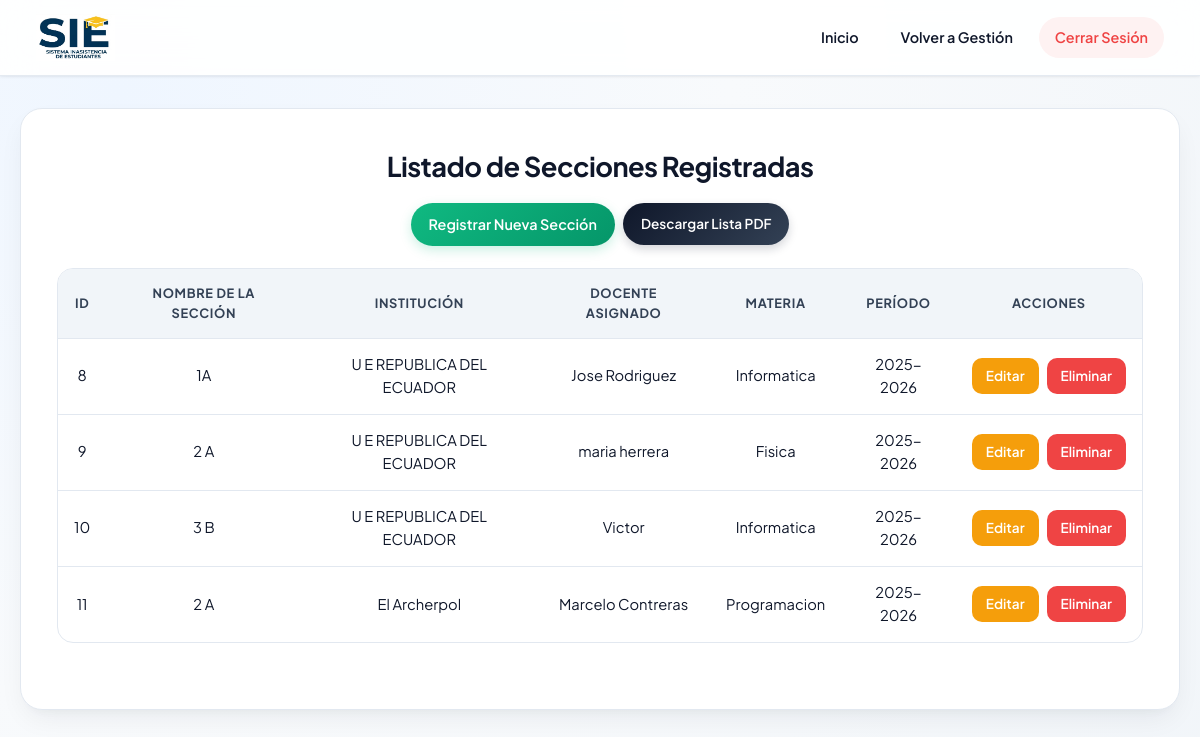
/visual/secciones.php (signed in), run on the app's committed database.
### tables this page shows
CREATE TABLE `secciones` (
  `id_seccion` int(11) NOT NULL AUTO_INCREMENT,
  `nombre_seccion` varchar(50) NOT NULL,
  `id_institucion` int(11) NOT NULL,
  `id_docente` int(11) NOT NULL,
  `id_materia` int(11) NOT NULL,
  `id_periodo` int(11) DEFAULT 1,
  PRIMARY KEY (`id_seccion`),
  KEY `fk_secciones_periodos` (`id_periodo`),
  KEY `fk_secciones_institucion` (`id_institucion`),
  KEY `fk_secciones_docente` (`id_docente`),
  KEY `fk_secciones_materia` (`id_materia`),
  CONSTRAINT `fk_secciones_docente` FOREIGN KEY (`id_docente`) REFERENCES `docentes` (`id_docente`) ON UPDATE CASCADE,
  CONSTRAINT `fk_secciones_institucion` FOREIGN KEY (`id_institucion`) REFERENCES `instituciones` (`id_institucion`) ON UPDATE CASCADE,
  CONSTRAINT `fk_secciones_materia` FOREIGN KEY (`id_materia`) REFERENCES `materias` (`id_materia`) ON UPDATE CASCADE,
  CONSTRAINT `fk_secciones_periodos` FOREIGN KEY (`id_periodo`) REFERENCES `periodos_academicos` (`id_periodo`) ON UPDATE CASCADE
);

CREATE TABLE `instituciones` (
  `id_institucion` int(11) NOT NULL AUTO_INCREMENT,
  `nombre` varchar(150) NOT NULL,
  `direccion` varchar(200) NOT NULL,
  PRIMARY KEY (`id_institucion`)
);

CREATE TABLE `docentes` (
  `id_docente` int(11) NOT NULL AUTO_INCREMENT,
  `nombre` varchar(100) NOT NULL,
  `apellido` varchar(100) NOT NULL,
  `cedula` varchar(20) NOT NULL,
  `correo` varchar(50) NOT NULL,
  `telefono` varchar(20) NOT NULL,
  `id_institucion` int(11) NOT NULL,
  PRIMARY KEY (`id_docente`),
  KEY `fk_docentes_institucion` (`id_institucion`),
  CONSTRAINT `fk_docentes_institucion` FOREIGN KEY (`id_institucion`) REFERENCES `instituciones` (`id_institucion`) ON UPDATE CASCADE
);

CREATE TABLE `materias` (
  `id_materia` int(11) NOT NULL AUTO_INCREMENT,
  `nombre_materia` varchar(50) NOT NULL,
  `id_docente` int(11) NOT NULL,
  PRIMARY KEY (`id_materia`),
  KEY `fk_materias_docente` (`id_docente`),
  CONSTRAINT `fk_materias_docente` FOREIGN KEY (`id_docente`) REFERENCES `docentes` (`id_docente`) ON UPDATE CASCADE
);

CREATE TABLE `periodos_academicos` (
  `id_periodo` int(11) NOT NULL AUTO_INCREMENT,
  `nombre_periodo` varchar(50) NOT NULL,
  `activo` tinyint(1) DEFAULT 0,
  PRIMARY KEY (`id_periodo`)
);

### visual/secciones.php (the view, shortened to what this page needs)
<?php
require_once __DIR__ . '/../config/conexion.php';
$query = "
    SELECT s.id_seccion, s.nombre_seccion,
           i.nombre AS nombre_institucion,
           d.nombre AS doc_nombre, d.apellido AS doc_apellido,
           m.nombre_materia,
           p.nombre_periodo
    FROM secciones s
    LEFT JOIN instituciones i ON s.id_institucion = i.id_institucion
    LEFT JOIN docentes d ON s.id_docente = d.id_docente
    LEFT JOIN materias m ON s.id_materia = m.id_materia
    LEFT JOIN periodos_academicos p ON s.id_periodo = p.id_periodo
    ORDER BY s.id_seccion
";
$resultado = $conn->query($query);
?>
<!DOCTYPE html>
<html lang="es">
<head>
    <link rel="stylesheet" href="../css/estilos.css">
</head>
<body>
    <header class="header-fijo">
        <div class="logo">
            <img src="logo.png" alt="Logo">
        </div>
        <nav>
            <ul>
                <li><a href="../api/dashboard.php">Inicio</a></li>
                <li><a href="gestionar.php">Volver a Gestión</a></li>
                <li><a href="../api/logout.php">Cerrar Sesión</a></li>
            </ul>
        </nav>
    </header>
    <div class="container">
        <h2>Listado de Secciones Registradas</h2>
        <div class="acciones-container" style="margin: 14px 0 22px 0;">
            <a href="formulario_seccion.php" class="btn-nuevo" style="margin: 0;">Registrar Nueva Sección</a>
            <a href="../api/generar_pdf.php?tipo=listado_general&modulo=secciones" class="btn-pdf" style="padding: 10px 18px; border-radius: 999px;">Descargar Lista PDF</a>
        </div>
        <table>
            <tr>
                <th>ID</th>
                <th>Nombre de la Sección</th>
                <th>Institución</th>
                <th>Docente Asignado</th>
                <th>Materia</th>
                <th>Período</th>
                <th>Acciones</th>
            </tr>
            <?php
            if ($resultado && $resultado->num_rows > 0) {
                while ($row = $resultado->fetch_assoc()) {
            ?>
            <tr>
                <td><?php echo (int) $row['id_seccion']; ?></td>
                <td><?php echo htmlspecialchars($row['nombre_seccion']); ?></td>
                <td><?php echo htmlspecialchars($row['nombre_institucion'] ?? 'N/A'); ?></td>
                <td><?php echo htmlspecialchars(trim(($row['doc_nombre'] ?? '') . ' ' . ($row['doc_apellido'] ?? '')) ?: 'Sin asignar'); ?></td>
                <td><?php echo htmlspecialchars($row['nombre_materia'] ?? 'N/A'); ?></td>
                <td><?php echo htmlspecialchars($row['nombre_periodo'] ?? 'N/A'); ?></td>
                <td>
                    <div class="acciones-container">
                        <a href="editar_seccion.php?id=<?php echo (int) $row['id_seccion']; ?>" class="btn-editar">Editar</a>
                        <a href="../api/eliminar.php?tabla=secciones&id=<?php echo (int) $row['id_seccion']; ?>"
                           class="btn-eliminar"
                           onclick="return confirm('¿Estás seguro de eliminar esta sección?');">
                           Eliminar
                        </a>
                    </div>
                </td>
            </tr>
            <?php
                }
            } else {
                echo "<tr><td colspan='7'>No hay secciones registradas en el sistema.</td></tr>";
            }
            ?>
        </table>
    </div>
</body>
</html>

### data on the page
secciones: id_seccion "8", nombre_seccion "1A", id_institucion.nombre "U E REPUBLICA DEL ECUADOR", id_docente.apellido "Jose Rodriguez", id_materia.nombre_materia "Informatica", id_periodo.nombre_periodo "2025-2026"
secciones: id_seccion "9", nombre_seccion "2 A", id_institucion.nombre "U E REPUBLICA DEL ECUADOR", id_docente.apellido "maria herrera", id_materia.nombre_materia "Fisica", id_periodo.nombre_periodo "2025-2026"
secciones: id_seccion "10", nombre_seccion "3 B", id_institucion.nombre "U E REPUBLICA DEL ECUADOR", id_docente.nombre "Victor", id_materia.nombre_materia "Informatica", id_periodo.nombre_periodo "2025-2026"
secciones: id_seccion "11", nombre_seccion "2 A", id_institucion.nombre "El Archerpol", id_docente.apellido "Marcelo Contreras", id_materia.nombre_materia "Programacion", id_periodo.nombre_periodo "2025-2026"
